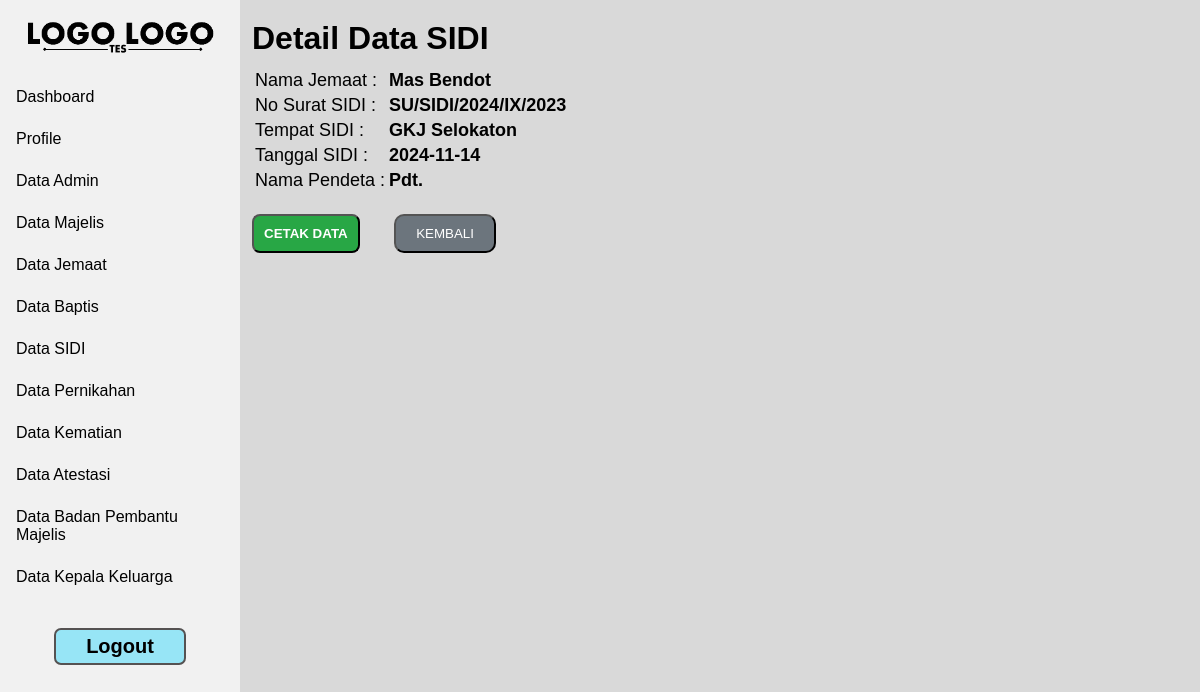
/admin/detail_sidi.php?id=4208072210100002 (signed in), run on the app's committed database.
### tables this page shows
CREATE TABLE `sidi` (
  `nik` varchar(16) NOT NULL,
  `no_surat_sidi` varchar(150) NOT NULL,
  `tempat_sidi` varchar(250) NOT NULL,
  `tanggal_sidi` date NOT NULL,
  `nama_pendeta` varchar(250) NOT NULL
);

CREATE TABLE `jemaat` (
  `nik` varchar(16) NOT NULL,
  `no_kk` varchar(16) NOT NULL,
  `nama_jemaat` varchar(200) NOT NULL,
  `password` varchar(200) NOT NULL,
  `jenis_kelamin` varchar(9) NOT NULL,
  `tempat_lahir` varchar(150) NOT NULL,
  `tanggal_lahir` date NOT NULL,
  `pendidikan_terakhir` varchar(100) NOT NULL,
  `pekerjaan` varchar(150) NOT NULL,
  `blok` varchar(2) NOT NULL,
  `pepanthan` varchar(50) NOT NULL,
  `status_hubungan_keluarga` varchar(100) NOT NULL,
  `status_jemaat` varchar(50) NOT NULL,
  `no_handphone` varchar(13) NOT NULL,
  `provinsi_kk` varchar(150) NOT NULL,
  `kab_kota_kk` varchar(150) NOT NULL,
  `kecamatan_kk` varchar(150) NOT NULL,
  `kelurahan_kk` varchar(150) NOT NULL,
  `rw_kk` varchar(4) NOT NULL,
  `rt_kk` varchar(4) NOT NULL,
  `provinsi_domisili` varchar(150) NOT NULL,
  `kab_kota_domisili` varchar(150) NOT NULL,
  `kecamatan_domisili` varchar(150) NOT NULL,
  `kelurahan_domisili` varchar(150) NOT NULL,
  `rw_domisili` varchar(4) NOT NULL,
  `rt_domisili` varchar(4) NOT NULL
);

### admin/detail_sidi.php (the view, shortened to what this page needs)
<!DOCTYPE html>
<html lang="en">
<head>
</head>
<body>
    <?php
        include "../session/session_login.php";
        include "navbar.php";
        $query=mysqli_query($konek_db, "SELECT * FROM sidi INNER JOIN jemaat ON sidi.nik = jemaat.nik WHERE sidi.nik ='".$_GET['id']."'");
        $data = mysqli_fetch_array ($query);
    ?>
    <div class="body-content">
        <h1>Detail Data SIDI</h1>
        <form action="" method="POST">
            <table id="tb-list">
                <tr>
                    <td><label id="label-input">Nama Jemaat :</label></td>
                    <td><label id="data-list"><b><?php echo $data['nama_jemaat'] ?></b></label></td>
                </tr>
                <tr>
                    <td><label id="label-gejala">No Surat SIDI :</label></td>
                    <td><label id="data-list"><b><?php echo $data['no_surat_sidi'] ?></b></label></td>
                </tr>
                <tr>
                    <td><label id="label-gejala">Tempat SIDI :</label></td>
                    <td><label id="data-list"><b><?php echo $data['tempat_sidi']?></b></label></td>
                </tr>
                <tr>
                    <td><label id="label-gejala">Tanggal SIDI :</label></td>
                    <td><label id="data-list"><b><?php echo $data['tanggal_sidi'] ?></b></label></td>
                </tr>
                <tr>
                    <td><label id="label-gejala">Nama Pendeta :</label></td>
                    <td><label id="data-list"><b><?php echo $data['nama_pendeta'] ?></b></label></td>
                </tr>
            </table>
            <button id="btn-cetak" name='cetak'>CETAK DATA</button>
            <a id="-" href="data_sidi.php"><button id="btn-kembali" type="button">KEMBALI</button></a>
        </form>
    </div>
</body>
</html>

### css/style-navbar.css (style rules this page uses)
* { font-family: sans-serif; box-sizing: border-box; text-decoration: none; margin: 0; }
body { background-color: #D9D9D9; }
.body-content { padding-top: 20px; margin-left: 21%; overflow-y: scroll; -ms-overflow-style: none; scrollbar-width: none; height: 100%; }

### css/style-tb-btn.css (style rules this page uses)
#btn-kembali { background: #6c757d; color: #ffffff; cursor: pointer; border-radius: 10px; margin-top: 20px; padding: 10px 20px; }
#btn-cetak { background: #28a745; color: #ffffff; cursor: pointer; margin-top: 15px; padding: 10px 10px; border-radius: 8px; font-weight: bold; margin-right: 30px; }
#tb-list { margin-top: 10px; font-size: 18px; }
tr { vertical-align: top; }

### css/style-admin.css (style rules this page uses)
#data-list { font-size: 18px; }

### data on the page
sidi: jemaat.nama_jemaat "Mas Bendot", no_surat_sidi "SU/SIDI/2024/IX/2023", tempat_sidi "GKJ Selokaton", tanggal_sidi "2024-11-14", nama_pendeta "Pdt."
